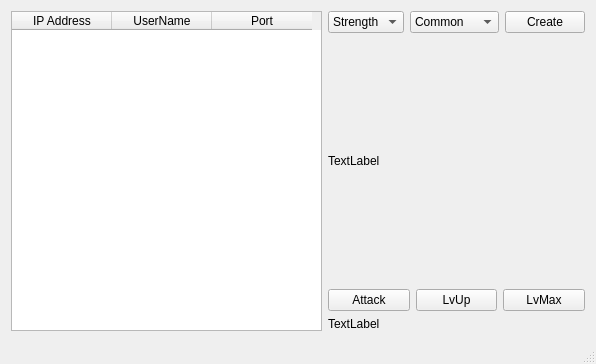
<?xml version="1.0" encoding="UTF-8"?>
<ui version="4.0">
 <class>MainWindow</class>
 <widget class="QMainWindow" name="MainWindow">
  <property name="geometry">
   <rect>
    <x>0</x>
    <y>0</y>
    <width>596</width>
    <height>364</height>
   </rect>
  </property>
  <property name="windowTitle">
   <string>MainWindow</string>
  </property>
  <widget class="QWidget" name="centralWidget">
   <layout class="QGridLayout" name="gridLayout">
    <item row="0" column="1">
     <layout class="QVBoxLayout" name="verticalLayout">
      <item>
       <layout class="QHBoxLayout" name="horizontalLayout_3">
        <item>
         <widget class="QComboBox" name="comboBox_Type_1">
          <item>
           <property name="text">
            <string>Strength</string>
           </property>
          </item>
          <item>
           <property name="text">
            <string>Defense</string>
           </property>
          </item>
          <item>
           <property name="text">
            <string>Shield</string>
           </property>
          </item>
          <item>
           <property name="text">
            <string>Agility</string>
           </property>
          </item>
         </widget>
        </item>
        <item>
         <widget class="QComboBox" name="comboBox_Rarity_1">
          <item>
           <property name="text">
            <string>Common</string>
           </property>
          </item>
          <item>
           <property name="text">
            <string>Rare</string>
           </property>
          </item>
          <item>
           <property name="text">
            <string>Epic</string>
           </property>
          </item>
          <item>
           <property name="text">
            <string>Legendary</string>
           </property>
          </item>
         </widget>
        </item>
        <item>
         <widget class="QPushButton" name="pushButton_Create_1">
          <property name="text">
           <string>Create</string>
          </property>
         </widget>
        </item>
       </layout>
      </item>
      <item>
       <widget class="QLabel" name="labelPM_1">
        <property name="sizePolicy">
         <sizepolicy hsizetype="Preferred" vsizetype="Expanding">
          <horstretch>0</horstretch>
          <verstretch>0</verstretch>
         </sizepolicy>
        </property>
        <property name="text">
         <string>TextLabel</string>
        </property>
       </widget>
      </item>
      <item>
       <layout class="QHBoxLayout" name="horizontalLayout">
        <item>
         <widget class="QPushButton" name="pushButton_Attack_1">
          <property name="text">
           <string>Attack</string>
          </property>
         </widget>
        </item>
        <item>
         <widget class="QPushButton" name="pushButton_LvUp_1">
          <property name="text">
           <string>LvUp</string>
          </property>
         </widget>
        </item>
        <item>
         <widget class="QPushButton" name="pushButton_LvMax_1">
          <property name="text">
           <string>LvMax</string>
          </property>
         </widget>
        </item>
       </layout>
      </item>
      <item>
       <widget class="QLabel" name="label_moveInfo_1">
        <property name="sizePolicy">
         <sizepolicy hsizetype="Preferred" vsizetype="Preferred">
          <horstretch>0</horstretch>
          <verstretch>0</verstretch>
         </sizepolicy>
        </property>
        <property name="text">
         <string>TextLabel</string>
        </property>
       </widget>
      </item>
     </layout>
    </item>
    <item row="0" column="0">
     <widget class="QTableWidget" name="tableWidget_users">
      <column>
       <property name="text">
        <string>IP Address</string>
       </property>
      </column>
      <column>
       <property name="text">
        <string>UserName</string>
       </property>
      </column>
      <column>
       <property name="text">
        <string>Port</string>
       </property>
      </column>
     </widget>
    </item>
   </layout>
  </widget>
  <widget class="QStatusBar" name="statusBar"/>
 </widget>
 <layoutdefault spacing="6" margin="11"/>
 <resources/>
 <connections/>
</ui>
